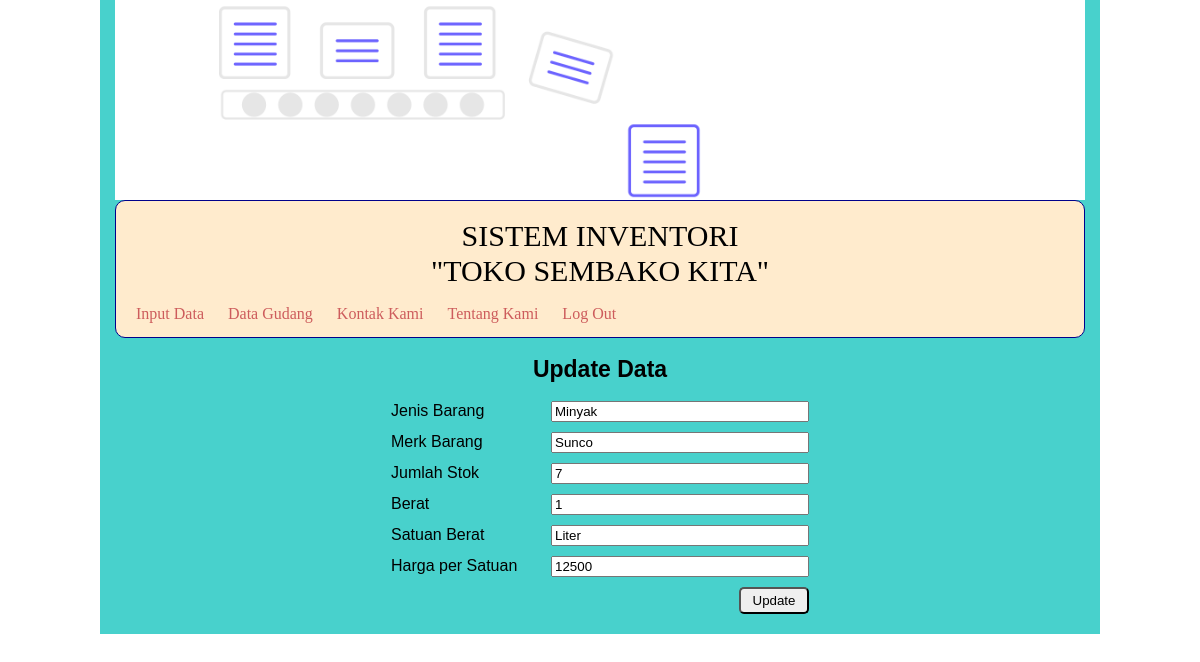
The app's page /admin/update.php?id=2 with its own data.
### tables this page shows
CREATE TABLE `data` (
  `id` int(10) NOT NULL,
  `jenis` varchar(50) DEFAULT NULL,
  `merk` varchar(50) DEFAULT NULL,
  `jumlah` int(10) DEFAULT NULL,
  `berat` int(10) DEFAULT NULL,
  `satuan` varchar(50) DEFAULT NULL,
  `harga` int(30) DEFAULT NULL
);

### admin/function.php (called while the page is built, shortened)
<?php
	$konek = mysqli_connect("localhost","root","","db_sembako");
	function query($query){
		global $konek;
		$show = mysqli_query($konek, $query);
		$rows = [];
		while ($row = mysqli_fetch_assoc($show)) {
			$rows[] = $row;
		}
		return $rows;
	}
 ?>

### admin/update.php (the view, shortened to what this page needs)
<?php
	include 'function.php';
	$id = $_GET['id'];
	$data = query("SELECT * FROM data WHERE id = $id")[0];
 ?>
<!DOCTYPE html>
<html>
<head>
	<link rel="stylesheet" type="text/css" href="CSS/style.css">
</head>
<body>
	<form action="" method="post">
		<div class="container">
			<div class="hero"></div>
			<div class="header">
				<h2>SISTEM INVENTORI</h2>
				<h3>"TOKO SEMBAKO KITA"</h3>
				<ul>
					<li><a href="tampil.php">Input Data</a></li>
					<li><a href="data.php">Data Gudang</a></li>
					<li><a href="kontak.php">Kontak Kami</a></li>
					<li><a href="about.php">Tentang Kami</a></li>
					<li><a href="../logout.php">Log Out</a></li>
				</ul>
			</div>
			<div class="konten">
				<h2>Update Data</h2>
				<table align="center">
					<tr>
						<td width="150">Jenis Barang</td>
						<td>
							<input type="text" name="jenis" style="width: 250px;" required="" value="<?php echo $data['jenis'] ?>">
						</td>
					</tr>
					<tr>
						<td>Merk Barang</td>
						<td>
							<input type="text" name="merk" style="width: 250px;" required="" value="<?php echo $data['merk'] ?>">
						</td>
					</tr>
					<tr>
						<td>Jumlah Stok</td>
						<td>
							<input type="text" name="stok" style="width: 250px;" required="" value="<?php echo $data['jumlah'] ?>">
						</td>
					</tr>
					<tr>
						<td>Berat</td>
						<td>
							<input type="text" name="berat" style="width: 250px;"required="" value="<?php echo $data['berat'] ?>">
						</td>
					</tr>
					<tr>
						<td>Satuan Berat</td>
						<td>
							<input type="text" name="satuan" style="width: 250px;" required="" value="<?php echo $data['satuan'] ?>">
						</td>
					</tr>
					<tr>
						<td>Harga per Satuan</td>
						<td>
							<input type="text" name="harga" style="width: 250px;" required="" value="<?php echo $data['harga'] ?>">
						</td>
					</tr>
					<tr>
						<td colspan="2" align="right">
							<input type="submit" name="ubah" value="Update" style="border-radius: 5px;height: 27px; width: 70px;">
						</td>
					</tr>
				</table>
			</div>
		</div>
	</form>
</body>
</html>

### admin/CSS/style.css (style rules this page uses)
html, body, div, span, applet, object, iframe, h1, h2, h3, h4, h5, h6, p, blockquote, pre, a, abbr, acronym, address, big, cite, code, del, dfn, em, img, ins, kbd, q, s, samp, small, strike, strong, sub, sup, tt, var, b, u, i, center, dl, dt, dd, ol, ul, li, fieldset, form, label, legend, table, caption, tbody, tfoot, thead, tr, th, td, article, aside, canvas, details, embed, figure, figcaption, footer, header, hgroup, menu, nav, output, ruby, section, summary, time, mark, audio, video { margin: 0; padding: 0; border: 0; font-size: 100%; font: inherit; vertical-align: baseline; }
body { line-height: 1; }
ol, ul { list-style: none; }
table { border-collapse: collapse; border-spacing: 0; }
body { background-image: url(../Image/warehouse.jpg); background-size: contain; }
.container { width: auto; margin: 100px; margin-top: 0px; margin-bottom: 0px; background-color: mediumturquoise; align-content: center; padding: 15px; padding-top: 0px; }
.hero { height: 200px; background-image: url(../Image/data.png); background-size: 100%; background-position: absolute; }
.header { padding: 15px; border: solid; border-radius: 10px; border-color: darkblue; border-width: 1px; background-color: blanchedalmond; }
.header h2, h3 { margin-top: 5px; font-size: 30px; text-align: center; }
.header ul li { align-content: center; display: inline-block; margin-top: 20px; margin-right: 10px; }
.header a { align-content: center; text-decoration: none; color: indianred; padding: 5px; }
.konten { padding-top: 20px; font-family: georgia, sans-serif; }
.konten h2 { text-align: center; font-size: 23px; font-weight: bold; margin-bottom: 15px; }
.konten table { margin: auto; }
.konten th, td { padding: 5px; }

### records on screen
data: jenis "Minyak", merk "Sunco", stok "7", berat "1", satuan "Liter", harga "12500"
